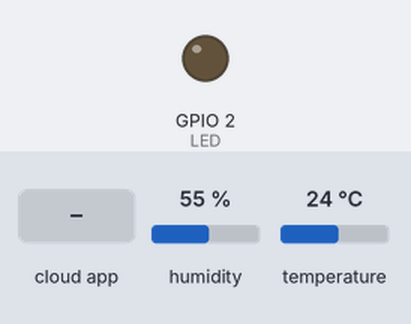
Simulated run of this sketch. Board: ESP32. On the bench: output pins drawn as LEDs (lit = HIGH). The inputs (shaded band) are chosen by the test bench; at power-on: humidity 55 %, temperature 24 °C. WiFi joins after 1.5 s; servers stay silent unless stated.

Above: at 4.2 s.
4.3 s: the phone or cloud app sets led1 to 1
At 6.2 s:
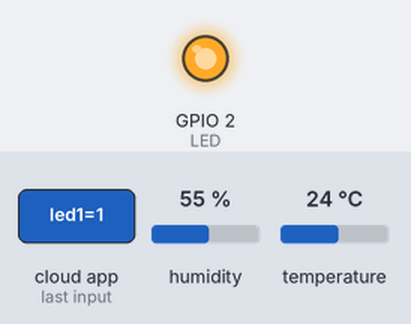
6.5 s: the phone or cloud app sets led1 to 0
At 7.4 s:
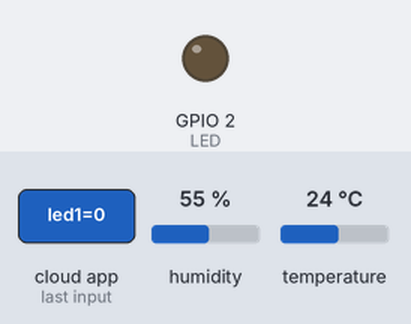
Timing chart, 0 to 9.5 s (numbered marks = the images above; inputs shaded):
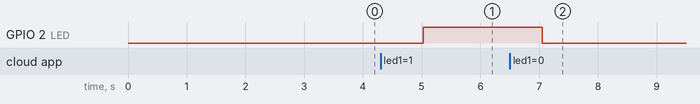

Measured:
- after the input at 4.3 s, GPIO 2 (LED): LOW → HIGH after 0.73 s
- after the input at 6.5 s, GPIO 2 (LED): HIGH → LOW after 0.55 s

The sketch:

smart-systems.ino
```cpp
#include "arduino_secrets.h"
/*
  Sketch generated by the Arduino IoT Cloud Thing "Untitled"
  https://create.arduino.cc/cloud/things/b505904d-425e-43e3-9cf5-467560e052ea

  Arduino IoT Cloud Variables description

  The following variables are automatically generated and updated when changes are made to the Thing

  float heat;
  float humidity;
  float temperature;
  bool led1;

  Variables which are marked as READ/WRITE in the Cloud Thing will also have functions
  which are called when their values are changed from the Dashboard.
  These functions are generated with the Thing and added at the end of this sketch.
*/

#include "thingProperties.h"
#include "DHT.h"

//******************************************************************************************************************************************
#define LED 2
#define DHTPIN 4
DHT dht(DHTPIN, DHT11);

void setup() {
  // Initialize serial and wait for port to open:
  Serial.begin(115200);   // baud rate
  // This delay gives the chance to wait for a Serial Monitor without blocking if none is found
  delay(1500);
  pinMode(LED,OUTPUT);
  dht.begin();
  delay(1500);

  // Defined in thingProperties.h
  initProperties();

  // Connect to Arduino IoT Cloud
  ArduinoCloud.begin(ArduinoIoTPreferredConnection);
  /*
     The following function allows you to obtain more information
     related to the state of network and IoT Cloud connection and errors
     the higher number the more granular information you’ll get.
     The default is 0 (only errors).
     Maximum is 4
 */
  setDebugMessageLevel(2);
  ArduinoCloud.printDebugInfo();
}

void loop() {
  ArduinoCloud.update();
  delay(2000);

  humidity = dht.readHumidity();
  if (t_conversion == 1)
  temperature = dht.readTemperature(true);   // For Farenheit true parameter is passed
  else
  temperature = dht.readTemperature(false);

  // Check if any reads failed and exit early (to try again).
  if (isnan(humidity) || isnan(temperature)) {
    Serial.println("Failed to read from DHT sensor!");
    return;
  }

  // Compute heat index in Fahrenheit (the default)
  // float hif = dht.computeHeatIndex(f, h);
  // Compute heat index in Celsius (isFahreheit = false)

  if (t_conversion == 1)
  heat = dht.computeHeatIndex(temperature, humidity);
  else
  heat = dht.computeHeatIndex(temperature, humidity, false);
}

/*
  Since Led1 is READ_WRITE variable, onLed1Change() is
  executed every time a new value is received from IoT Cloud.
*/
void onLed1Change()  {
  if(led1 == 1)
  digitalWrite(LED, HIGH);
  else
  digitalWrite(LED, LOW);
}

void onTConversionChange(){
}
```

arduino_secrets.h
```cpp
#define SECRET_SSID "Ali"
#define SECRET_PASS "554151955"
#define SECRET_DEVICE_KEY "2U4FQU4HLVMBN49HW0A7"
```

thingProperties.h
```cpp
// Code generated by Arduino IoT Cloud, DO NOT EDIT.

#include <ArduinoIoTCloud.h>
#include <Arduino_ConnectionHandler.h>

const char DEVICE_LOGIN_NAME[]  = "e12f6dcb-a586-4436-b9a0-8faf4fe076ea";

const char SSID[]               = SECRET_SSID;    // Network SSID (name)
const char PASS[]               = SECRET_PASS;    // Network password (use for WPA, or use as key for WEP)
const char DEVICE_KEY[]  = SECRET_DEVICE_KEY;    // Secret device password

void onLed1Change();
void onTConversionChange();

float heat;
float humidity;
float temperature;
bool led1;
bool t_conversion;

void initProperties(){

  ArduinoCloud.setBoardId(DEVICE_LOGIN_NAME);
  ArduinoCloud.setSecretDeviceKey(DEVICE_KEY);
  ArduinoCloud.addProperty(heat, READ, ON_CHANGE, NULL);
  ArduinoCloud.addProperty(humidity, READ, ON_CHANGE, NULL);
  ArduinoCloud.addProperty(temperature, READ, ON_CHANGE, NULL);
  ArduinoCloud.addProperty(led1, READWRITE, ON_CHANGE, onLed1Change);
  ArduinoCloud.addProperty(t_conversion, READWRITE, ON_CHANGE, onTConversionChange);

}

WiFiConnectionHandler ArduinoIoTPreferredConnection(SSID, PASS);
```
